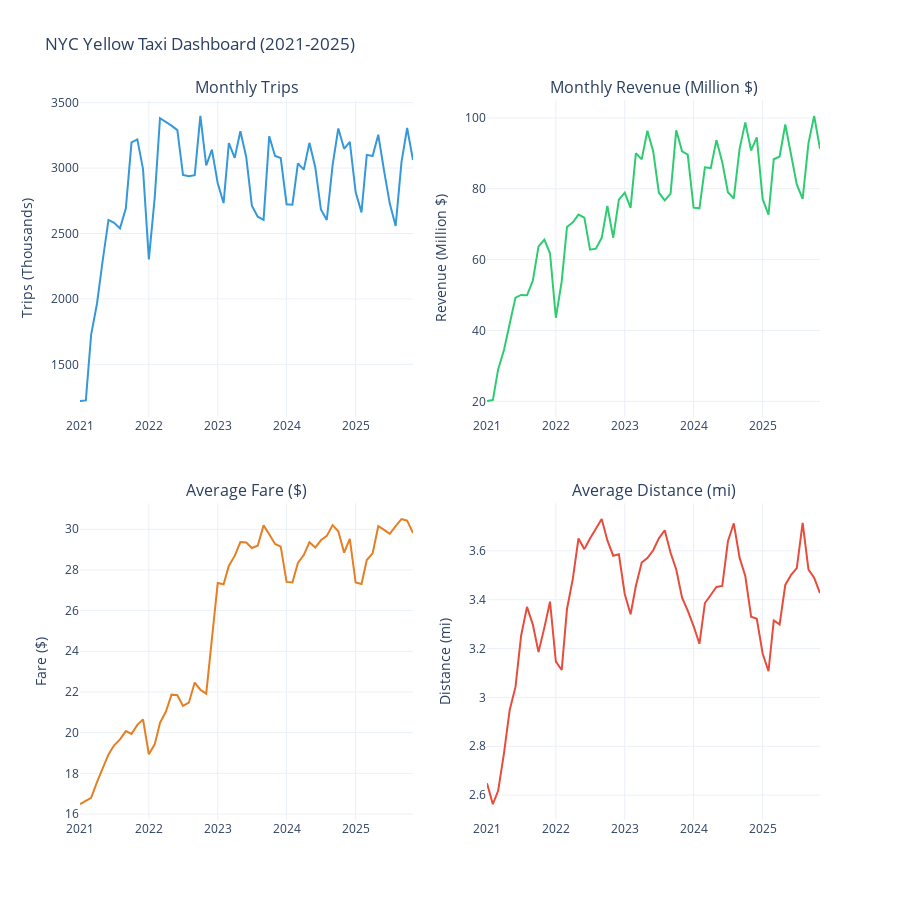

This figure's notebook cell:
### Markdown cell above
## 7. Interactive Dashboard

### Code cell
fig = make_subplots(
    rows=2, cols=2,
    subplot_titles=(
        'Monthly Trips',
        'Monthly Revenue (Million $)',
        'Average Fare ($)',
        'Average Distance (mi)'
    ),
    vertical_spacing=0.12,
    horizontal_spacing=0.1
)

# Trips
fig.add_trace(
    go.Scatter(
        x=df_pd['date'],
        y=df_pd['trip_count']/1000,
        mode='lines',
        line=dict(color='#3498DB', width=2),
        name='Trips (K)'
    ),
    row=1, col=1
)

# Revenue
fig.add_trace(
    go.Scatter(
        x=df_pd['date'],
        y=df_pd['total_revenue']/1_000_000,
        mode='lines',
        line=dict(color='#2ECC71', width=2),
        name='Revenue (M)'
    ),
    row=1, col=2
)

# Avg Fare
fig.add_trace(
    go.Scatter(
        x=df_pd['date'],
        y=df_pd['avg_fare'],
        mode='lines',
        line=dict(color='#E67E22', width=2),
        name='Avg Fare'
    ),
    row=2, col=1
)

# Avg Distance
fig.add_trace(
    go.Scatter(
        x=df_pd['date'],
        y=df_pd['avg_distance'],
        mode='lines',
        line=dict(color='#E74C3C', width=2),
        name='Avg Dist'
    ),
    row=2, col=2
)

fig.update_layout(
    title_text='NYC Yellow Taxi Dashboard (2021-2025)',
    showlegend=False,
    template='plotly_white',
    height=900
)

fig.update_yaxes(title_text='Trips (Thousands)', row=1, col=1)
fig.update_yaxes(title_text='Revenue (Million $)', row=1, col=2)
fig.update_yaxes(title_text='Fare ($)', row=2, col=1)
fig.update_yaxes(title_text='Distance (mi)', row=2, col=2)

fig.show()

fig.write_html('outputs/dashboard.html')
print('✓ Saved: dashboard.html')
